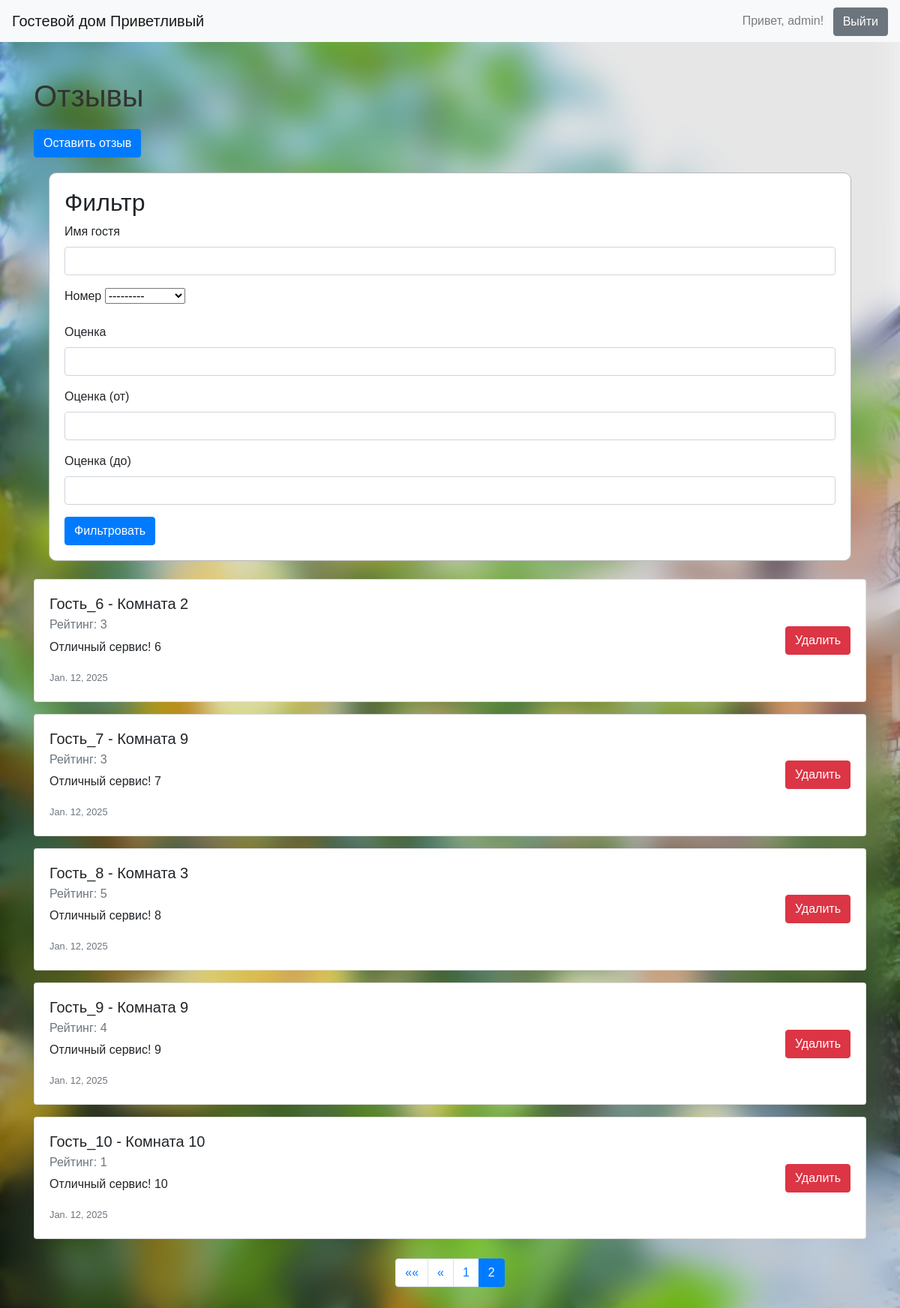
Before: /reviews/?page=3 (signed in) with the older database file.
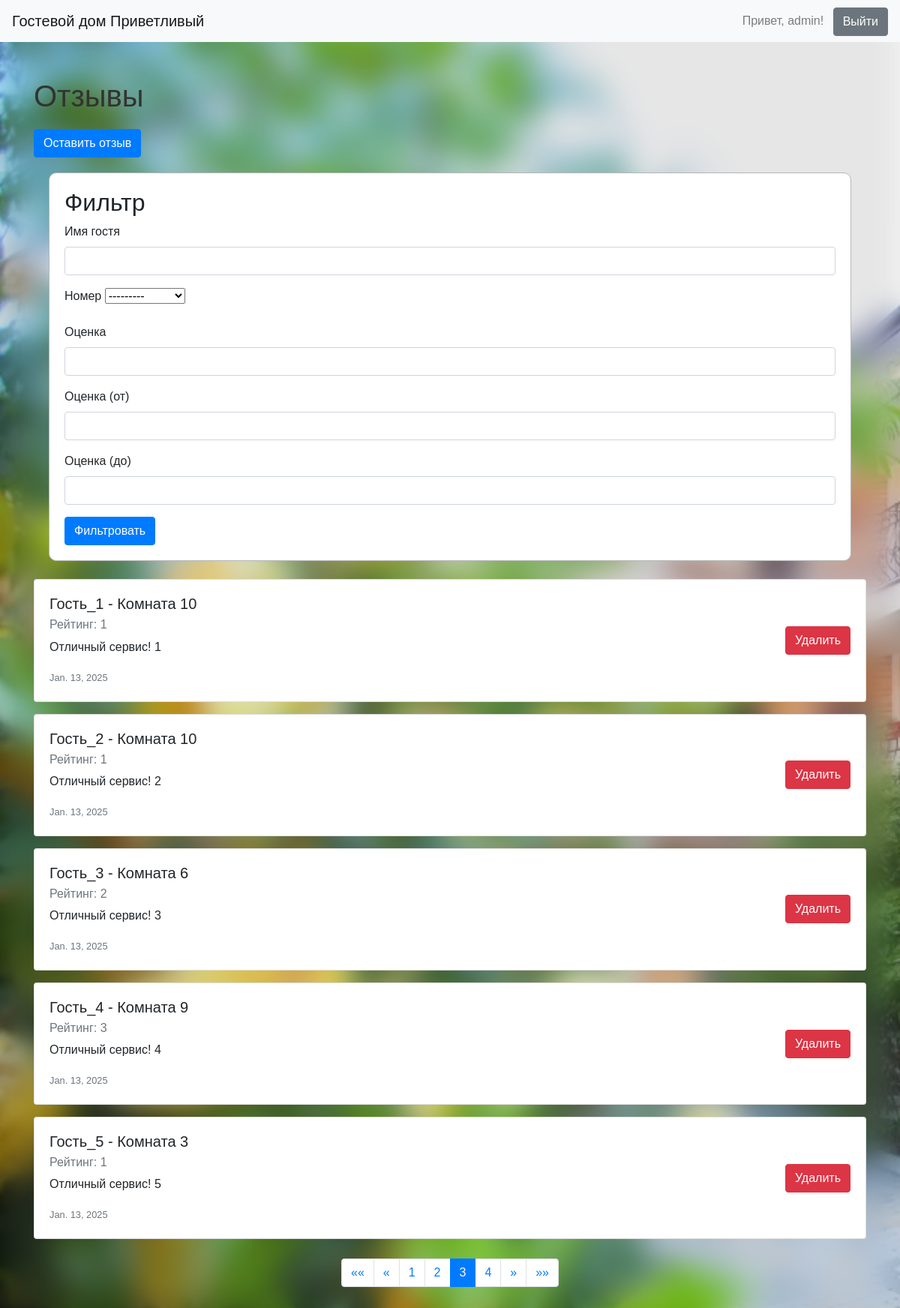
After: the same page with the newer database file.
### bookings/models.py (models this page shows, shortened)
class Review(models.Model):
    guest_name = models.CharField(max_length=100, verbose_name="Имя гостя")
    room = models.ForeignKey(Room, on_delete=models.CASCADE, verbose_name="Номер")
    rating = models.IntegerField(verbose_name="Оценка")
    comment = models.TextField(verbose_name="Комментарий")
    review_date = models.DateField(default=timezone.now, verbose_name="Дата отзыва")
    history = HistoricalRecords()  # Отслеживание истории
    class Meta:
        verbose_name = "Отзыв"
        verbose_name_plural = "Отзывы"
        ordering = ['review_date']

class Room(models.Model):
    name = models.CharField(max_length=100, verbose_name="Название номера")
    room_number = models.CharField(max_length=10, verbose_name="Номер комнаты")
    room_type = models.CharField(max_length=50, verbose_name="Тип номера")
    price_per_night = models.DecimalField(max_digits=6, decimal_places=2, verbose_name="Цена за ночь")
    max_occupancy = models.IntegerField(verbose_name="Максимальная вместимость")
    amenities = models.ManyToManyField('Amenity', blank=True, verbose_name="Удобства")
    image = models.ImageField(upload_to='images/', verbose_name="Изображение")
    history = HistoricalRecords()  # Отслеживание истории
    def __str__(self):
        return self.name
    class Meta:
        verbose_name = "Номер"
        verbose_name_plural = "Номера"
        ordering = ['name']

### bookings/views.py (the view)
# urls.py: path('reviews/', views.review_list, name='review_list'),
@login_required
def review_list(request):
    reviews = Review.objects.all()
    filterset = ReviewFilter(request.GET, queryset=reviews)  # Применяем фильтр
    filtered_queryset = filterset.qs  # Получаем отфильтрованный queryset
    paginator = Paginator(filtered_queryset, 5)  # Разбиваем на страницы по 5 объектов
    page_number = request.GET.get('page')  # Получаем номер страницы из GET-запроса
    reviews = paginator.get_page(page_number)  # Получаем объект страницы
    rooms = Room.objects.all()
    context = {
        'reviews': reviews,
        'rooms': rooms,
        'filterset': filterset
    }
    return render(request, 'bookings/review_list.html', context)

### bookings/templates/bookings/review_list.html (shortened to what this page needs)
{% load crispy_forms_tags %}
<!DOCTYPE html>
<html lang="en">
<head>
    {% load static %}
    <link rel="stylesheet" type="text/css"
          href="https://stackpath.bootstrapcdn.com/bootstrap/4.5.2/css/bootstrap.min.css">
    <link rel="stylesheet" href="{% static 'css/styles.css' %}">
</head>
<body>
<header class="navbar navbar-expand-lg navbar-light bg-light">
    <a class="navbar-brand" href="{% url 'index' %}">Гостевой дом Приветливый</a>
    <div class="ml-auto">
        {% if user.is_authenticated %}
            <span class="navbar-text">Привет, {{ user.username }}!</span>
            <form method="post" action="{% url 'logout' %}" style="display: inline;">
                <button type="submit" class="btn btn-secondary ml-2">Выйти</button>
            </form>
        {% else %}
            <button class="btn btn-primary" data-toggle="modal" data-target="#loginModal">Войти</button>
        {% endif %}
    </div>
</header>
<div class="container mt-5">
    <h1>Отзывы</h1>
    <button type="button" class="btn btn-primary" data-toggle="modal" data-target="#reviewModal">
        Оставить отзыв
    </button>
    <div class="room">
        <h2>Фильтр</h2>
        <form method="get">
            {{ filterset.form|crispy }}
            <button type="submit" class="btn btn-primary">Фильтровать</button>
        </form>
    </div>
    <div class="mt-4">
        {% for review in reviews %}
            <div class="card mb-3">
                <div class="card-body d-flex justify-content-between align-items-center">
                    <div>
                        <h5 class="card-title">{{ review.guest_name }} - {{ review.room.name }}</h5>
                        <h6 class="card-subtitle mb-2 text-muted">Рейтинг: {{ review.rating }}</h6>
                        <p class="card-text">{{ review.comment }}</p>
                        <p class="card-text"><small class="text-muted">{{ review.review_date }}</small></p>
                    </div>
                    {% if user.is_staff %}
                        <form method="post" action="{% url 'delete_review' review.id %}" class="ml-3">
                            <button type="submit" class="btn btn-danger">Удалить</button>
                        </form>
                    {% endif %}
                </div>
            </div>
        {% endfor %}
    </div>
</div>
<nav aria-label="Page navigation">
    <ul class="pagination">
        {% if reviews.has_previous %}
            <li class="page-item">
                <a class="page-link" href="?page=1" aria-label="First">
                    <span aria-hidden="true">&laquo;&laquo;</span>
                </a>
            </li>
            <li class="page-item">
                <a class="page-link" href="?page={{ reviews.previous_page_number }}" aria-label="Previous">
                    <span aria-hidden="true">&laquo;</span>
                </a>
            </li>
        {% endif %}
        {% for num in reviews.paginator.page_range %}
            {% if reviews.number == num %}
                <li class="page-item active">
                    <a class="page-link" href="?page={{ num }}">{{ num }}</a>
                </li>
            {% else %}
                <li class="page-item">
                    <a class="page-link" href="?page={{ num }}">{{ num }}</a>
                </li>
            {% endif %}
        {% endfor %}
        {% if reviews.has_next %}
            <li class="page-item">
                <a class="page-link" href="?page={{ reviews.next_page_number }}" aria-label="Next">
                    <span aria-hidden="true">&raquo;</span>
                </a>
            </li>
            <li class="page-item">
                <a class="page-link" href="?page={{ reviews.paginator.num_pages }}" aria-label="Last">
                    <span aria-hidden="true">&raquo;&raquo;</span>
                </a>
            </li>
        {% endif %}
    </ul>
</nav>
</body>
</html>

Changed rows visible on the page:
no longer on this page (row unchanged): Review: guest_name "Гость_6", room.name "Комната 2", rating "3", comment "Отличный сервис! 6", review_date "Jan. 12, 2025"
no longer on this page (row unchanged): Review: guest_name "Гость_7", room.name "Комната 9", rating "3", comment "Отличный сервис! 7", review_date "Jan. 12, 2025"
no longer on this page (row unchanged): Review: guest_name "Гость_8", room.name "Комната 3", rating "5", comment "Отличный сервис! 8", review_date "Jan. 12, 2025"
no longer on this page (row unchanged): Review: guest_name "Гость_9", room.name "Комната 9", rating "4", comment "Отличный сервис! 9", review_date "Jan. 12, 2025"
no longer on this page (row unchanged): Review: guest_name "Гость_10", room.name "Комната 10", rating "1", comment "Отличный сервис! 10", review_date "Jan. 12, 2025"
added Review: guest_name "Гость_1", room.name "Комната 10", rating "1", comment "Отличный сервис! 1", review_date "Jan. 13, 2025"
added Review: guest_name "Гость_2", room.name "Комната 10", rating "1", comment "Отличный сервис! 2", review_date "Jan. 13, 2025"
added Review: guest_name "Гость_3", room.name "Комната 6", rating "2", comment "Отличный сервис! 3", review_date "Jan. 13, 2025"
added Review: guest_name "Гость_4", room.name "Комната 9", rating "3", comment "Отличный сервис! 4", review_date "Jan. 13, 2025"
added Review: guest_name "Гость_5", room.name "Комната 3", rating "1", comment "Отличный сервис! 5", review_date "Jan. 13, 2025"
Other visible differences:
list line gone: "2"
new list line: "2"
new list line: "3"
new list line: "4"
